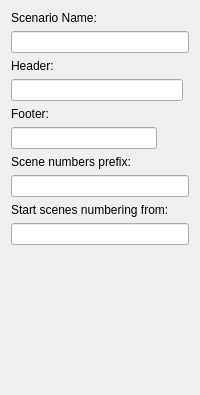
         <widget class="QWidget" name="scriptEdit">
          <layout class="QGridLayout" name="gridLayout_3">
           <item row="7" column="0" colspan="3">
            <widget class="QLineEdit" name="scriptSceneNumbersPrefix">
             <property name="maxLength">
              <number>300</number>
             </property>
            </widget>
           </item>
           <item row="1" column="0" colspan="3">
            <widget class="QLineEdit" name="scriptName">
             <property name="maxLength">
              <number>300</number>
             </property>
            </widget>
           </item>
           <item row="0" column="0">
            <widget class="QLabel" name="label">
             <property name="text">
              <string>Scenario Name:</string>
             </property>
            </widget>
           </item>
           <item row="10" column="1">
            <spacer name="verticalSpacer">
             <property name="orientation">
              <enum>Qt::Vertical</enum>
             </property>
             <property name="sizeHint" stdset="0">
              <size>
               <width>20</width>
               <height>139</height>
              </size>
             </property>
            </spacer>
           </item>
           <item row="8" column="0" colspan="3">
            <widget class="QLabel" name="label_25">
             <property name="text">
              <string>Start scenes numbering from:</string>
             </property>
            </widget>
           </item>
           <item row="9" column="0" colspan="3">
            <widget class="QLineEdit" name="scriptStartNumber"/>
           </item>
           <item row="6" column="0" colspan="3">
            <widget class="QLabel" name="label_24">
             <property name="text">
              <string>Scene numbers prefix:</string>
             </property>
            </widget>
           </item>
           <item row="4" column="0">
            <widget class="QLabel" name="label_27">
             <property name="text">
              <string>Footer:</string>
             </property>
            </widget>
           </item>
           <item row="5" column="0">
            <widget class="QLineEdit" name="scriptFooter">
             <property name="maxLength">
              <number>300</number>
             </property>
            </widget>
           </item>
           <item row="2" column="0" colspan="2">
            <widget class="QLabel" name="label_26">
             <property name="text">
              <string>Header:</string>
             </property>
            </widget>
           </item>
           <item row="3" column="0" colspan="2">
            <widget class="QLineEdit" name="scriptHeader">
             <property name="maxLength">
              <number>300</number>
             </property>
            </widget>
           </item>
          </layout>
         </widget>
